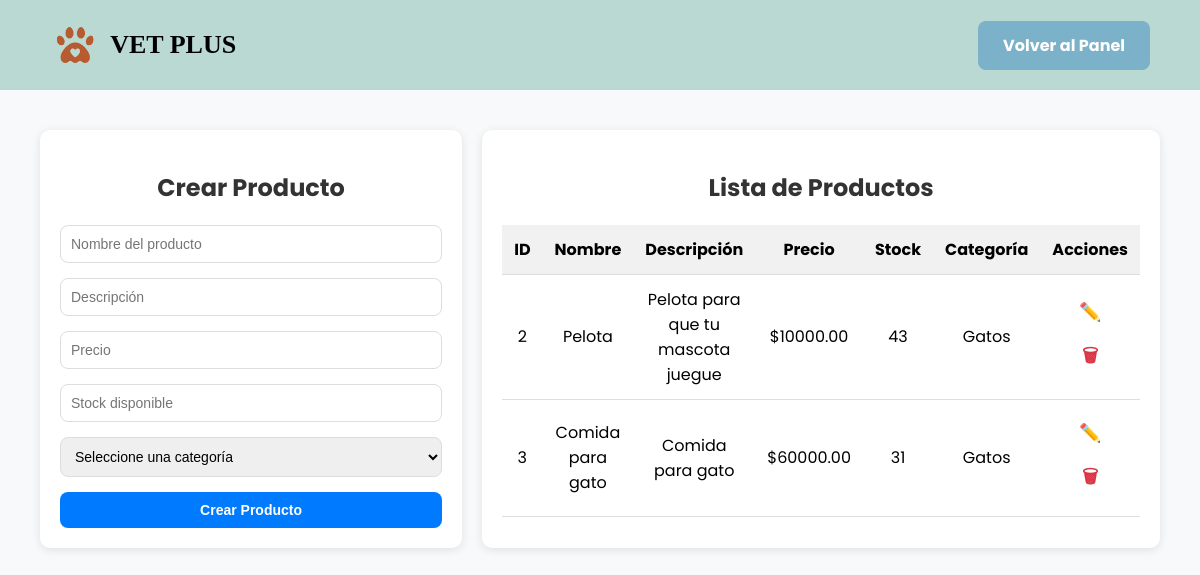
/products (signed in), run on the app's committed database.
### vetplus/models.py (models this page shows)
class Product(db.Model):
    id = db.Column(db.Integer, primary_key = True)
    name = db.Column(db.String(100), nullable = False)
    description = db.Column(db.Text, nullable = False)
    price = db.Column(db.Float, nullable = False)
    stock = db.Column(db.Integer, nullable = False)
    category_id = db.Column(db.Integer, db.ForeignKey("category.id"), nullable = False)

class Category(db.Model):
    id = db.Column(db.Integer, primary_key = True)
    name = db.Column(db.String(100), unique = True, nullable = False)
    description = db.Column(db.String(200), nullable = True)
    products = db.relationship("Product", backref = "category", lazy = True)

### vetplus/routes/products.py (the view)
@products_bp.route("/products")
@login_required
def manage_products():
    products = Product.query.all()
    categories = Category.query.all()
    return render_template("products/manage_products.html", products = products, categories = categories)

### vetplus/models.py (called while the page is built)
@login_manager.user_loader
def load_user(user_id):
    return User.query.get(int(user_id))

### templates/products/manage_products.html (shortened to what this page needs)
<!DOCTYPE html>
<html lang="es">
<head>
</head>
<body>
    <header>
        <div class="logo">
            <img src="{{ url_for('static', filename='img/logo.png') }}" alt="Logo Vetplus">
            <h1>VET PLUS</h1>
        </div>
        <a href="{{ url_for('main.dashboard') }}" class="btn">Volver al Panel</a>
    </header>
    <div class="container">
        <div class="form-section">
            <h2>Crear Producto</h2>
            <form action="{{ url_for('products.create_product') }}" method="POST">
                <input type="text" name="name" placeholder="Nombre del producto" required>
                <input type="text" name="description" placeholder="Descripción" required>
                <input type="number" step="0.01" name="price" placeholder="Precio" required>
                <input type="number" name="stock" placeholder="Stock disponible" required>
                <select name="category_id" required>
                    <option value="">Seleccione una categoría</option>
                </select>
                <button type="submit">Crear Producto</button>
            </form>
        </div>
        <div class="list-section">
            <h2>Lista de Productos</h2>
            <table>
                <thead>
                    <tr>
                        <th>ID</th>
                        <th>Nombre</th>
                        <th>Descripción</th>
                        <th>Precio</th>
                        <th>Stock</th>
                        <th>Categoría</th>
                        <th>Acciones</th>
                    </tr>
                </thead>
                <tbody>
                    {% for product in products %}
                    <tr>
                        <td>{{ product.id }}</td>
                        <td>{{ product.name }}</td>
                        <td>{{ product.description or "—" }}</td>
                        <td>${{ "%.2f"|format(product.price) }}</td>
                        <td>{{ product.stock }}</td>
                        <td>{{ product.category.name if product.category else "—" }}</td>
                        <td class="actions">
                            <form action="{{ url_for('products.edit_product', product_id=product.id) }}" method="GET"
                                style="display:inline;">
                                <button type="submit" class="edit">✏️</button>
                            </form>
                            <form action="{{ url_for('products.delete_product', product_id=product.id) }}" method="POST"
                                style="display:inline;">
                                <button type="submit" class="delete">🗑</button>
                            </form>
                        </td>
                    </tr>
                    {% endfor %}
                </tbody>
            </table>
        </div>
    </div>
</body>
</html>

### templates/products/manage_products.html (style rules this page uses)
body { font-family: 'Poppins', sans-serif; background-color: #f8f9fa; margin: 0; padding: 0; }
header { display: flex; justify-content: space-between; align-items: center; padding: 20px 50px; background-color: #b9d9d2; }
.logo { display: flex; align-items: center; gap: 10px; }
.logo img { height: 50px; }
.logo h1 { font-family: 'Just Me Again Down Here', cursive; font-size: 26px; margin: 0; }
.btn { background: #7bb1c9; border: none; padding: 12px 25px; font-size: 16px; font-weight: bold; border-radius: 8px; cursor: pointer; color: #fff; transition: transform 0.2s ease, background 0.3s ease; text-decoration: none; }
.container { display: flex; justify-content: space-between; gap: 20px; padding: 40px; }
.form-section, .list-section { background: white; padding: 20px; border-radius: 10px; box-shadow: 0px 2px 10px rgba(0, 0, 0, 0.1); flex: 1; }
h2 { text-align: center; margin-bottom: 20px; color: #333; }
form { display: flex; flex-direction: column; gap: 15px; }
input, textarea, select, button { padding: 10px; border: 1px solid #ddd; border-radius: 8px; font-size: 14px; }
button { background: #007bff; color: white; border: none; cursor: pointer; font-weight: bold; transition: 0.3s; }
table { width: 100%; border-collapse: collapse; }
th, td { padding: 12px; border-bottom: 1px solid #ddd; text-align: center; }
th { background-color: #f1f1f1; }
.actions button { background: none; border: none; cursor: pointer; font-size: 18px; margin: 0 5px; }
.actions button.edit { color: #007bff; }
.actions button.delete { color: #dc3545; }

### data on the page
Product: id "2", name "Pelota", description "Pelota para que tu mascota juegue", price "10000.00", stock "43", category "Gatos"
Product: id "3", name "Comida para gato", description "Comida para gato", price "60000.00", stock "31", category "Gatos"
